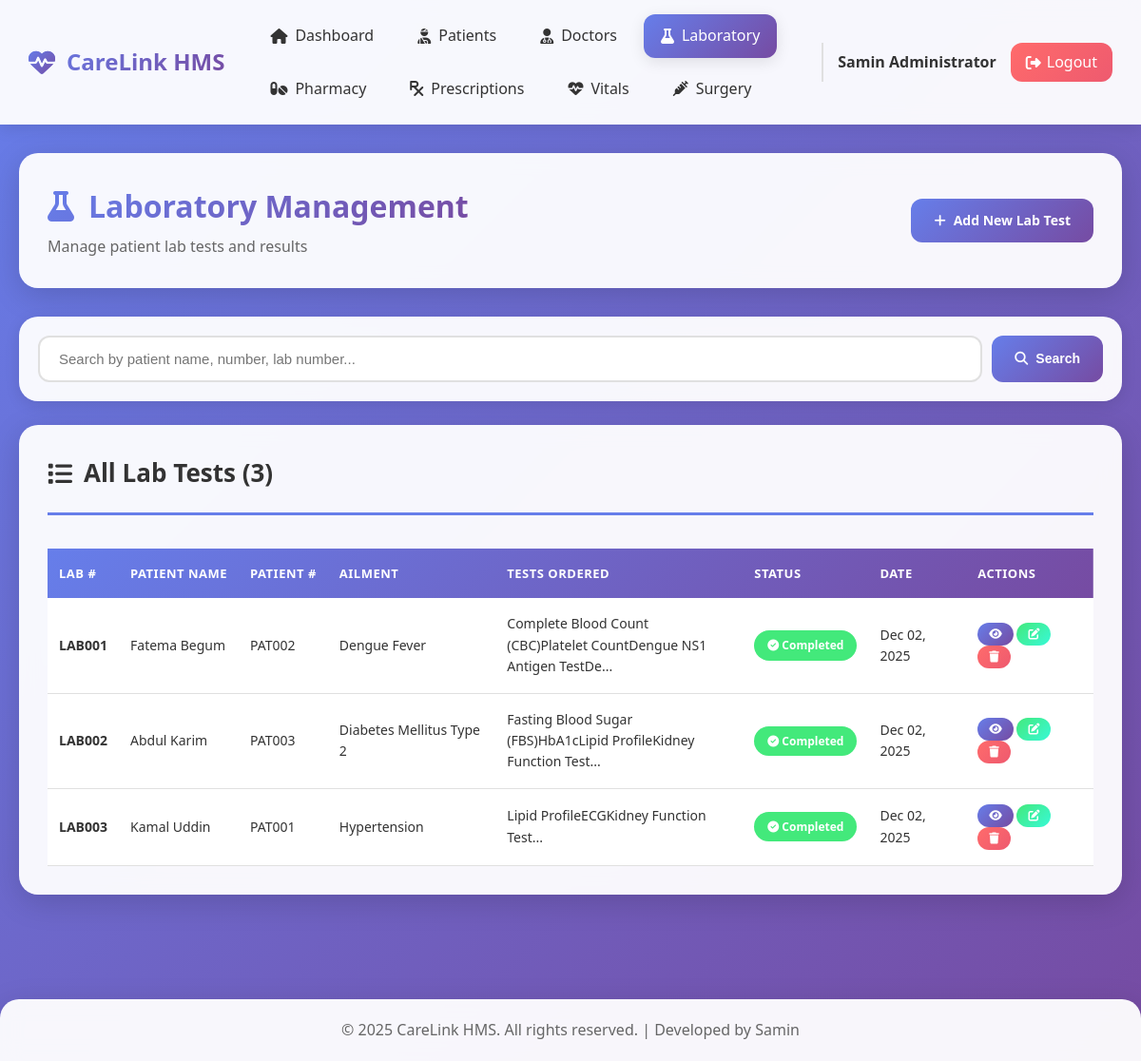
The page /backend/admin/laboratory.php (signed in) on the database its author committed.
### tables this page shows
CREATE TABLE `his_laboratory` (
  `lab_id` int(11) NOT NULL,
  `lab_pat_name` varchar(200) DEFAULT NULL,
  `lab_pat_ailment` varchar(200) DEFAULT NULL,
  `lab_pat_number` varchar(200) DEFAULT NULL,
  `lab_pat_tests` longtext DEFAULT NULL,
  `lab_pat_results` longtext DEFAULT NULL,
  `lab_number` varchar(200) DEFAULT NULL,
  `lab_date_rec` timestamp NOT NULL DEFAULT current_timestamp()
);

### backend/admin/laboratory.php (the view, shortened to what this page needs)
<?php
require_once '../includes/header.php';
require_once '../includes/navbar.php';
$lab_tests = mysqli_query($conn, "SELECT * FROM his_laboratory ORDER BY lab_date_rec DESC");
?>
<div class="container">
    <div class="page-header">
        <div>
            <h1><i class="fas fa-flask"></i> Laboratory Management</h1>
            <p>Manage patient lab tests and results</p>
        </div>
        <a href="add_lab_test.php" class="btn btn-primary">
            <i class="fas fa-plus"></i> Add New Lab Test
        </a>
    </div>
    <div class="search-bar">
        <form method="GET" action="">
            <input type="text" name="search" placeholder="Search by patient name, number, lab number..."
                   value="<?php echo isset($_GET['search']) ? htmlspecialchars($_GET['search']) : ''; ?>">
            <button type="submit" class="btn btn-primary"><i class="fas fa-search"></i> Search</button>
        </form>
    </div>
    <div class="content-card">
        <div class="card-header">
            <h2><i class="fas fa-list"></i> All Lab Tests (<?php echo mysqli_num_rows($lab_tests); ?>)</h2>
        </div>
        <div class="table-responsive">
            <table class="data-table">
                <thead>
                    <tr>
                        <th>Lab #</th>
                        <th>Patient Name</th>
                        <th>Patient #</th>
                        <th>Ailment</th>
                        <th>Tests Ordered</th>
                        <th>Status</th>
                        <th>Date</th>
                        <th>Actions</th>
                    </tr>
                </thead>
                <tbody>
                    <?php if(mysqli_num_rows($lab_tests) > 0): ?>
                        <?php while ($lab = mysqli_fetch_assoc($lab_tests)): ?>
                        <tr>
                            <td><strong><?php echo $lab['lab_number']; ?></strong></td>
                            <td><?php echo $lab['lab_pat_name']; ?></td>
                            <td><?php echo $lab['lab_pat_number']; ?></td>
                            <td><?php echo $lab['lab_pat_ailment']; ?></td>
                            <td>
                                <div style="max-width: 250px; overflow: hidden; text-overflow: ellipsis;">
                                    <?php echo strip_tags(substr($lab['lab_pat_tests'], 0, 100)); ?>...
                                </div>
                            </td>
                            <td>
                                <?php if(!empty($lab['lab_pat_results'])): ?>
                                    <span class="badge badge-success"><i class="fas fa-check-circle"></i> Completed</span>
                                <?php else: ?>
                                    <span class="badge badge-warning"><i class="fas fa-clock"></i> Pending</span>
                                <?php endif; ?>
                            </td>
                            <td><?php echo date('M d, Y', strtotime($lab['lab_date_rec'])); ?></td>
                            <td>
                                <a href="view_lab_test.php?id=<?php echo $lab['lab_id']; ?>" class="btn btn-sm btn-primary" title="View Details">
                                    <i class="fas fa-eye"></i>
                                </a>
                                <a href="edit_lab_test.php?id=<?php echo $lab['lab_id']; ?>" class="btn btn-sm btn-success" title="Edit/Add Results">
                                    <i class="fas fa-edit"></i>
                                </a>
                                <a href="delete_lab_test.php?id=<?php echo $lab['lab_id']; ?>"
                                   class="btn btn-sm btn-danger"
                                   onclick="return confirm('Are you sure you want to delete this lab test?');"
                                   title="Delete">
                                    <i class="fas fa-trash"></i>
                                </a>
                            </td>
                        </tr>
                        <?php endwhile; ?>
                    <?php endif; ?>
                </tbody>
            </table>
        </div>
    </div>
</div>
<?php require_once '../includes/footer.php'; ?>

### assets/css/style.css (style rules this page uses)
* { margin: 0; padding: 0; box-sizing: border-box; }
:root { --primary-gradient: linear-gradient(135deg, #667eea 0%, #764ba2 100%); --secondary-gradient: linear-gradient(135deg, #f093fb 0%, #f5576c 100%); --success-gradient: linear-gradient(135deg, #43e97b 0%, #38f9d7 100%); --info-gradient: linear-gradient(135deg, #4facfe 0%, #00f2fe 100%); --warning-gradient: linear-gradient(135deg, #fa709a 0%, #fee140 100%); --danger-gradient: linear-gradient(135deg, #ff6b6b 0%, #ee5a6f 100%); --primary-color: #667eea; --secondary-color: #764ba2; --success-color: #43e97b; --danger-color: #f5576c; --warning-color: #fee140; --info-color: #4facfe; --text-dark: #333333; --text-light: #666666; --text-muted: #999999; --bg-light: #f8f9fa; --bg-white: #ffffff; --border-color: #e0e0e0; --shadow-sm: 0 2px 8px rgba(0, 0, 0, 0.1); --shadow-md: 0 4px 16px rgba(0, 0, 0, 0.1); --shadow-lg: 0 8px 32px rgba(0, 0, 0, 0.15); --shadow-xl: 0 15px 40px rgba(0, 0, 0, 0.2); --radius-sm: 8px; --radius-md: 12px; --radius-lg: 16px; --radius-xl: 20px; --transition: all 0.3s ease; }
body { font-family: 'Segoe UI', Tahoma, Geneva, Verdana, sans-serif; background: linear-gradient(135deg, #667eea 0%, #764ba2 100%); min-height: 100vh; color: var(--text-dark); line-height: 1.6; }
.container { max-width: 1400px; margin: 0 auto; padding: 30px 20px; animation: fadeIn 0.6s ease; }
.page-header { background: rgba(255, 255, 255, 0.95); backdrop-filter: blur(10px); padding: 30px; border-radius: var(--radius-xl); box-shadow: var(--shadow-lg); margin-bottom: 30px; display: flex; justify-content: space-between; align-items: center; animation: fadeInUp 0.6s ease; flex-wrap: wrap; gap: 15px; }
.page-header h1 { font-size: 32px; background: var(--primary-gradient); -webkit-background-clip: text; -webkit-text-fill-color: transparent; display: flex; align-items: center; gap: 15px; }
.page-header p { color: var(--text-light); margin-top: 5px; }
.content-card { background: rgba(255, 255, 255, 0.95); backdrop-filter: blur(10px); padding: 30px; border-radius: var(--radius-xl); box-shadow: var(--shadow-lg); animation: fadeInUp 0.8s ease; margin-bottom: 30px; }
.card-header { display: flex; justify-content: space-between; align-items: center; margin-bottom: 25px; padding-bottom: 20px; border-bottom: 3px solid var(--primary-color); flex-wrap: wrap; gap: 15px; }
.card-header h2 { font-size: 26px; color: var(--text-dark); display: flex; align-items: center; gap: 12px; }
.search-bar { background: rgba(255, 255, 255, 0.95); backdrop-filter: blur(10px); padding: 20px; border-radius: var(--radius-xl); box-shadow: var(--shadow-md); margin-bottom: 25px; animation: fadeInUp 0.7s ease; }
.search-bar form { display: flex; gap: 10px; flex-wrap: wrap; }
.search-bar input[type="text"], .search-bar input[type="search"] { flex: 1; min-width: 250px; padding: 14px 20px; border: 2px solid var(--border-color); border-radius: var(--radius-md); font-size: 15px; transition: var(--transition); }
.table-responsive { overflow-x: auto; }
.data-table { width: 100%; border-collapse: collapse; margin-top: 10px; }
.data-table thead { background: var(--primary-gradient); color: white; }
.data-table thead th { padding: 16px 12px; text-align: left; font-weight: 600; text-transform: uppercase; font-size: 13px; letter-spacing: 0.5px; white-space: nowrap; }
.data-table tbody td { padding: 16px 12px; border-bottom: 1px solid var(--border-color); font-size: 14px; }
.data-table tbody tr { transition: var(--transition); background: white; }
.btn { padding: 12px 24px; border: none; border-radius: var(--radius-md); cursor: pointer; font-weight: 600; font-size: 14px; transition: var(--transition); text-decoration: none; display: inline-flex; align-items: center; justify-content: center; gap: 8px; white-space: nowrap; }
.btn-primary { background: var(--primary-gradient); color: white; }
.btn-success { background: var(--success-gradient); color: white; }
.btn-danger { background: var(--danger-gradient); color: white; }
.btn-sm { padding: 6px 12px; font-size: 12px; }
.badge { padding: 6px 14px; border-radius: 20px; font-size: 12px; font-weight: 600; display: inline-block; white-space: nowrap; }
.badge-success { background: var(--success-color); color: white; }
@media (max-width: 1200px) { .container { max-width: 100%; } }

### rows shown on the page
his_laboratory: lab_number "LAB001", lab_pat_name "Fatema Begum", lab_pat_number "PAT002", lab_pat_ailment "Dengue Fever", lab_pat_tests "Complete Blood Count (CBC)Platelet CountDengue NS1 Antigen TestDe", shows "Completed", lab_date_rec "Dec 02, 2025"
his_laboratory: lab_number "LAB002", lab_pat_name "Abdul Karim", lab_pat_number "PAT003", lab_pat_ailment "Diabetes Mellitus Type 2", lab_pat_tests "Fasting Blood Sugar (FBS)HbA1cLipid ProfileKidney Function Test", shows "Completed", lab_date_rec "Dec 02, 2025"
his_laboratory: lab_number "LAB003", lab_pat_name "Kamal Uddin", lab_pat_number "PAT001", lab_pat_ailment "Hypertension", lab_pat_tests "Lipid ProfileECGKidney Function Test", shows "Completed", lab_date_rec "Dec 02, 2025"

### other values the page prints
$_SESSION['admin_name'] "Samin Administrator"
mysqli_num_rows($lab_tests) "3"
